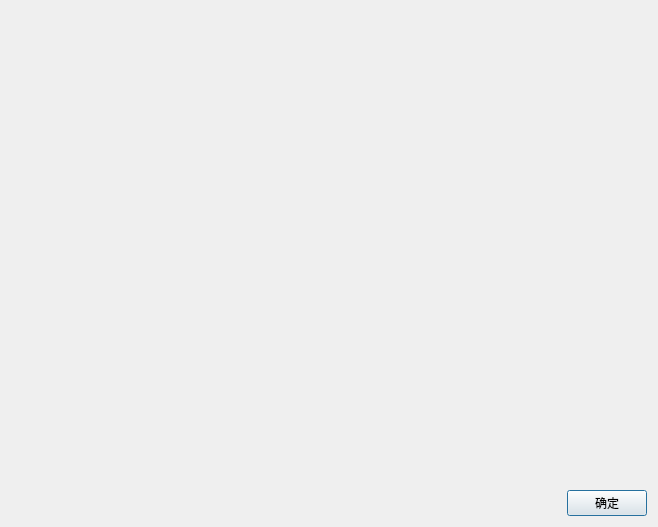
<?xml version="1.0" encoding="UTF-8"?>
<ui version="4.0">
 <class>DialogAbout</class>
 <widget class="QDialog" name="DialogAbout">
  <property name="geometry">
   <rect>
    <x>0</x>
    <y>0</y>
    <width>658</width>
    <height>527</height>
   </rect>
  </property>
  <property name="sizePolicy">
   <sizepolicy hsizetype="Preferred" vsizetype="Preferred">
    <horstretch>0</horstretch>
    <verstretch>0</verstretch>
   </sizepolicy>
  </property>
  <property name="windowTitle">
   <string>关于</string>
  </property>
  <property name="windowIcon">
   <iconset>
    <normaloff>icons/copyright_128.png</normaloff>icons/copyright_128.png</iconset>
  </property>
  <layout class="QGridLayout" name="gridLayout">
   <item row="0" column="0" colspan="2">
    <widget class="QLabel" name="label">
     <property name="text">
      <string/>
     </property>
     <property name="pixmap">
      <pixmap resource="images.qrc">:/icons/about.jpg</pixmap>
     </property>
    </widget>
   </item>
   <item row="1" column="0">
    <spacer name="horizontalSpacer">
     <property name="orientation">
      <enum>Qt::Horizontal</enum>
     </property>
     <property name="sizeHint" stdset="0">
      <size>
       <width>516</width>
       <height>20</height>
      </size>
     </property>
    </spacer>
   </item>
   <item row="1" column="1">
    <widget class="QPushButton" name="pushButton_OK">
     <property name="text">
      <string>确定</string>
     </property>
    </widget>
   </item>
  </layout>
 </widget>
 <resources>
  <include location="images.qrc"/>
 </resources>
 <connections/>
</ui>
